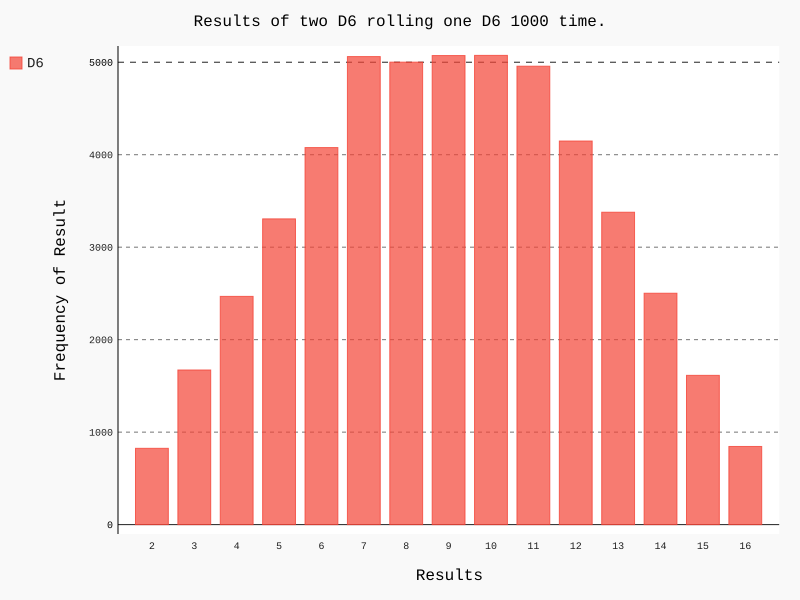

Write Python code to recreate this figure.
import pygal
from src.Pygal.die import Die

# 创建一个D6
die_1 = Die()
die_2 = Die(10)

# 测试掷几次骰子，并将结果存储于列表中
results = []
for roll_num in range(50000):
    result = die_1.roll()+die_2.roll()
    results.append(result)

# 分析结果
frequencies = []
max_result = die_1.num_sides+die_2.num_sides
for value in range(2, max_result+1):
    frequency = results.count(value)
    frequencies.append(frequency)

# 对结果进行可视化
hist = pygal.Bar()
hist.title = "Results of two D6 rolling one D6 1000 time."
hist.x_labels = ['2', '3', '4', '5', '6', '7', '8', '9', '10', '11', '12', '13', '14', '15', '16']
hist.x_title = "Results"
hist.y_title = "Frequency of Result"
hist.add('D6', frequencies)
hist.render_to_file('die_visual.svg')


# print(frequencies)
